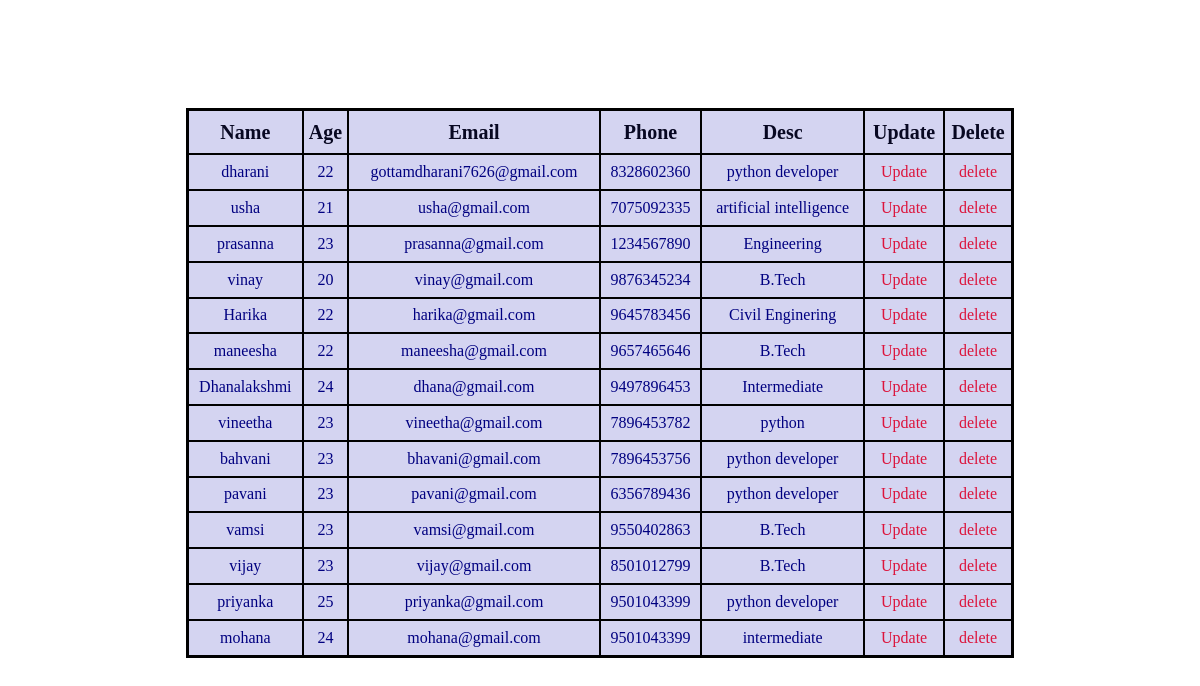
/feedback/read/, run on an earlier commit of the app's database.
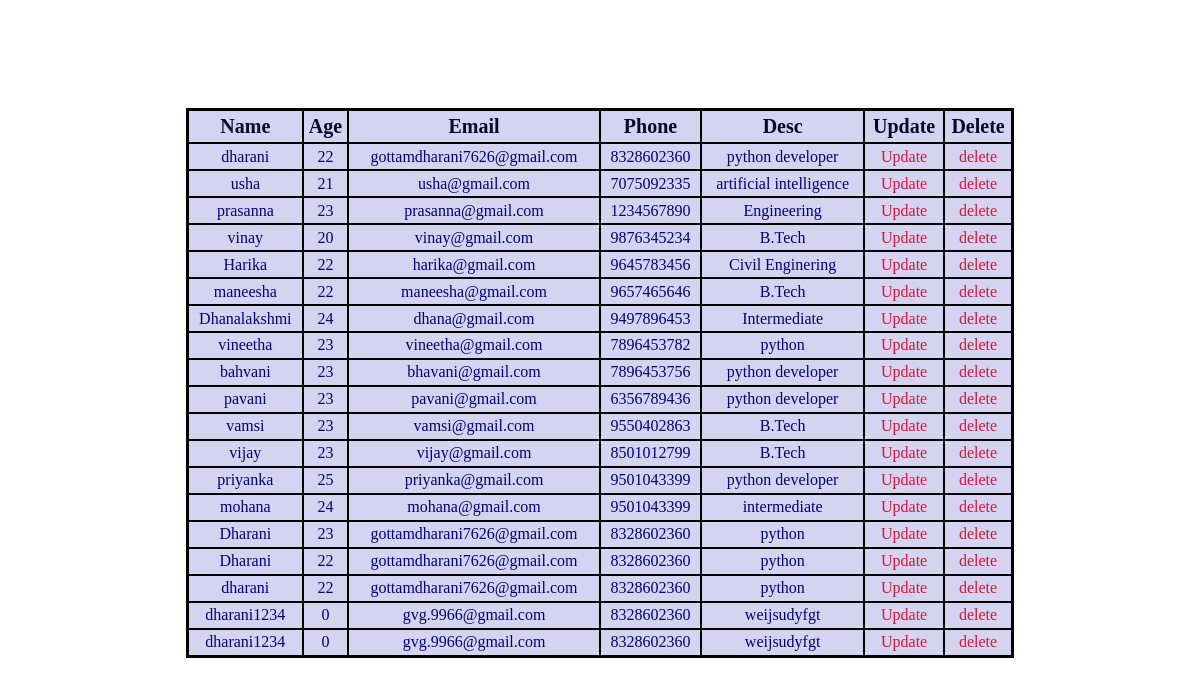
And on a later commit of the database.
### feedback/models.py (models this page shows)
class feedbackmodel(models.Model):
    Name=models.CharField(max_length=50)
    age=models.PositiveIntegerField()
    Email=models.EmailField()
    mobile=models.PositiveBigIntegerField()
    desc=models.TextField(max_length=500)

### feedback/views.py (the view)
# urls.py: path('read/',views.readfeed,name="read"),
def readfeed(request):
    res=feedbackmodel.objects.all()
    return render(request,'details.html',{"res":res})

### feedback/templates/details.html (shortened to what this page needs)
<!DOCTYPE html>
<html lang="en">
<head>
</head>
<body>
    <center>
    <table rules="all" id="table_properties">
        <tr id="bre">
            <th id="bre">Name</th>
            <th id="bre">Age</th>
            <th id="bre">Email</th>
            <th id="bre">Phone</th>
            <Th id="bre">Desc</Th>
            <Th id="bre">Update</Th>
            <Th id="bre">Delete</Th>
        </tr>
        {% for i in res %}
        <tr id="bre">
            <td id="bre">{{i.Name}}</td>
            <td id="bre">{{i.age}}</td>
            <td id="bre">{{i.Email}}</td>
            <td id="bre">{{i.mobile}}</td>
            <td id="bre">{{i.desc}}</td>
            <td id="bre"><a href="{% url 'update' pk=i.id %}">Update</a></td>
            <td id="bre"><a href="{% url 'delete' pk=i.id %}">delete</a></td>
        </tr>
        {%endfor%}
    </table>
</center>
</body>
</html>

### feedback/templates/details.html (style rules this page uses)
#table_properties { background-color:rgb(212, 212, 241); position:relative; top: 100px; height: 550px; width: 70%; text-align: center; color: navy; border: 3px solid black; }
body { background-image: url(https://img.freepik.com/premium-photo/bubble-bokeh-abstract-background-with-dark-blue-color_60949-138.jpg?w=360); background-repeat: no-repeat; background-size: 100% 750px; }
th { font-size: 20px; color: rgb(8, 8, 34); }
a { text-decoration: none; color: crimson; }
#bre { border: 2px solid black; }

What changed in the data, as far as the page shows it:
added feedbackmodel: Name "Dharani", age "23", Email "gottamdharani7626@gmail.com", mobile "8328602360", desc "python"
added feedbackmodel: Name "Dharani", age "22", Email "gottamdharani7626@gmail.com", mobile "8328602360", desc "python"
added feedbackmodel: Name "dharani", age "22", Email "gottamdharani7626@gmail.com", mobile "8328602360", desc "python"
added feedbackmodel: Name "dharani1234", age "0", Email "gvg.9966@gmail.com", mobile "8328602360", desc "weijsudyfgt"
added feedbackmodel: Name "dharani1234", age "0", Email "gvg.9966@gmail.com", mobile "8328602360", desc "weijsudyfgt"
